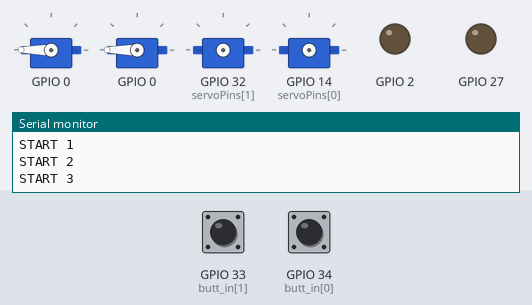
The sketch below on a simulated ESP32. Shown: 4 × servo, output pins drawn as LEDs (lit = HIGH), the last lines printed to the serial monitor. Inputs (shaded band) come from the test bench; at power-on: GPIO 33 (butt_in[1]) LOW, GPIO 34 (butt_in[0]) LOW.

Above: at 1.3 s.
1.4 s: GPIO 33 (butt_in[1]) pulled HIGH for 0.25 s
4.4 s: GPIO 34 (butt_in[0]) pulled HIGH for 0.25 s
7.4 s: GPIO 33 (butt_in[1]) pulled HIGH for 1 s
At 9.0 s:
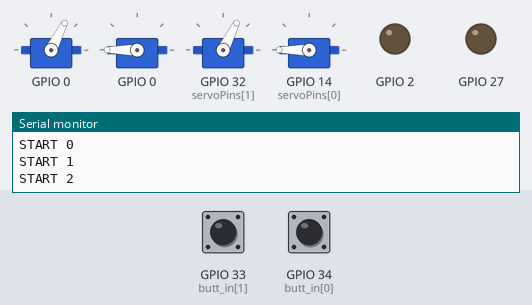
10.4 s: GPIO 34 (butt_in[0]) pulled HIGH for 1 s
At 11.18 s:
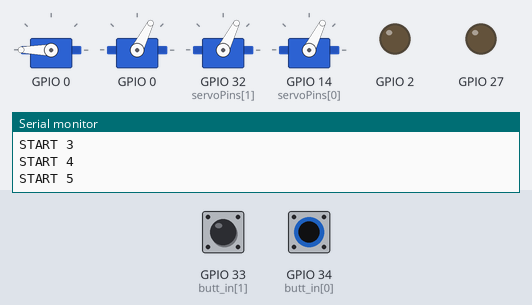
13.4 s: GPIO 33 (butt_in[1]) pulled HIGH for 0.25 s
At 13.71 s:
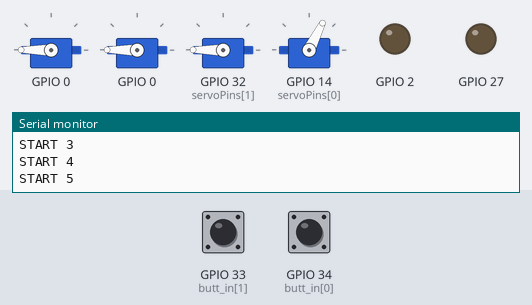
16.4 s: GPIO 34 (butt_in[0]) pulled HIGH for 0.25 s
At 18.37 s:
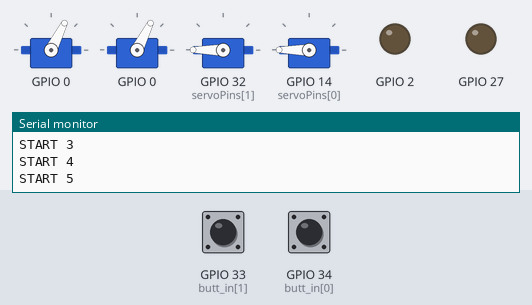
Timing chart, 0 to 20.6 s (numbered marks = the images above; inputs shaded):
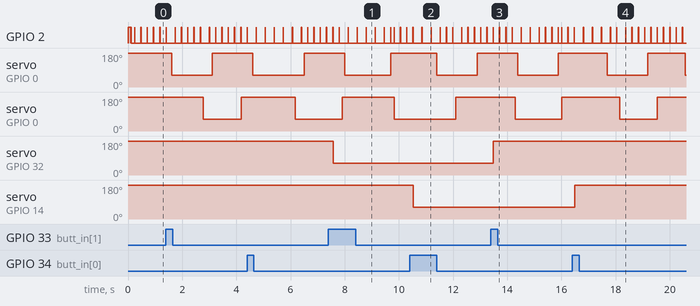

The sketch:

testMotor.ino
```cpp
#include <ESP32Servo.h>

#define RXD2 16
#define TXD2 17

/* testMotor.ino
  @author: Anthony Nardomarino
  6.111 Digital Systems Laboratory
  11-25-2019
  Test ESP32 Motor Connections
*/

ESP32PWM pwm;
const int MIN_US = 500;
const int MAX_US = 2350;

const int NUM_MOTORS = 6;

// Initiate fingersstratCounts should start iterating
Servo fgA;
Servo fgB;
Servo keys[NUM_MOTORS] = {fgA, fgB};
const byte servoPins[NUM_MOTORS] = {14, 32};

// strategies for all motors
//int downStrat[6] = {942, 1223, 1505, 1787, 2068, 2350};
//int __upStrat[6] = {2068, 1787, 1505, 1223, 942,  600};
int downStrat[6] = {2350, 2350, 2350, 2350, 2350, 2350};
int __upStrat[6] = {1150, 1150, 1150, 1150, 1150, 1150};
byte hasStrat[NUM_MOTORS] = {0, 0}; // 1 if active, 0 if inactive
byte dirs[NUM_MOTORS] = {0, 0};     // 0 for down, 1 for up
byte stratCounts[NUM_MOTORS] = {0, 0};

const uint32_t LOOPTIME = 100;

const int ACT_DELAY = 30;


// Min/Max micros for pwm angles (min - 0degs, max - 180degs)

int buttons[2];
int butt_in[2] = {34, 33};
int active_motors; // amount of motors with active strategies

void setup() {
  Serial.begin(115200);
  Serial2.begin(115200, SERIAL_8N1, RXD2, TXD2);
  Serial.println("Serial Txd is on pin: " + String(TX));
  Serial.println("Serial Rxd is on pin: " + String(RX));
  active_motors = 0;
  fgA.setPeriodHertz(300);
  fgB.setPeriodHertz(300);
  //  locations[0] = 0;
  //  locations[1] = 0;
  //  dirs[0] = 1;
  //  dirs[1] = 1;
  pinMode(2, OUTPUT);
  pinMode(34, INPUT);
  pinMode(33, INPUT);
  digitalWrite(2, HIGH);
  delay(100);
  digitalWrite(2, LOW);
}

void loop() {
  while (Serial2.available()) {
    Serial.print(char(Serial2.read()));
  }
  // start sequence
  pwm.attachPin(27, 10000);
  delay(10);
  digitalWrite(2, HIGH);
  delay(10);
  digitalWrite(2, LOW);

  buttons[0] = digitalRead(butt_in[0]);
  buttons[1] = digitalRead(butt_in[1]);

  for (int i = 0; i < NUM_MOTORS; i ++) {
    Serial.print("START ");
    Serial.println(i);
    if (buttons[i] == 1 && hasStrat[i] == 0) {
      hasStrat[i] = 1;
      dirs[i] = !dirs[i];
      active_motors ++;
    }
    if (hasStrat[i]) {
      keys[i].attach(servoPins[i], MIN_US, MAX_US);
      delay(1);
      if(dirs[i]){
        keys[i].writeMicroseconds(downStrat[stratCounts[i]]);
      }else{
        keys[i].writeMicroseconds(__upStrat[stratCounts[i]]);
      }
      delay(100);

      stratCounts[i] ++;
      if (stratCounts[i] >= 6) {
//        if (dirs[i]){
//          keys[i].writeMicroseconds(600);
//        }else{
//          keys[i].writeMicroseconds(2350);
//        }
//        delay(10);
        active_motors --;
        hasStrat[i] = 0;
        stratCounts[i] = 0;
      }
      keys[i].detach();
    }
  }

  // end sequence
  delay(5);
  digitalWrite(2, HIGH);
  delay(5);
  digitalWrite(2, LOW);
  pwm.detachPin(27);
}
```

support.ino.ino
```cpp
/* support.ino
  @author: Anthony Nardomarino
  6.111 Digital Systems Laboratory
  12-01-2019
  Test ESP32 Motor Support Functions
*/

const int depress[6] = {1150, 1450, 1750, 2050, 2350, 2650};
const int  ascend[6] = {2350, 2050, 1750, 1450, 1150,  600};

void test(Servo x) {
  x.write(180);
  delay(520);
  x.write(0);
  delay(520);
}

void copy(int* src, int* dst, int len) {
    memcpy(dst, src, sizeof(src[0])*len);
}

void transition(Servo finger, byte dir, int stage){
  finger.writeMicroseconds(!dir*depress[stage]+dir*ascend[stage]);
}
```

Measured:
- after the input at 7.4 s, servo on GPIO 32 (servoPins[1]): 180° → 63° after 0.17 s
- after the input at 10.4 s, servo on GPIO 14 (servoPins[0]): 180° → 63° after 0.13 s
- after the input at 13.4 s, servo on GPIO 32 (servoPins[1]): 63° → 180° after 0.09 s
- after the input at 16.4 s, servo on GPIO 14 (servoPins[0]): 63° → 180° after 0.08 s
